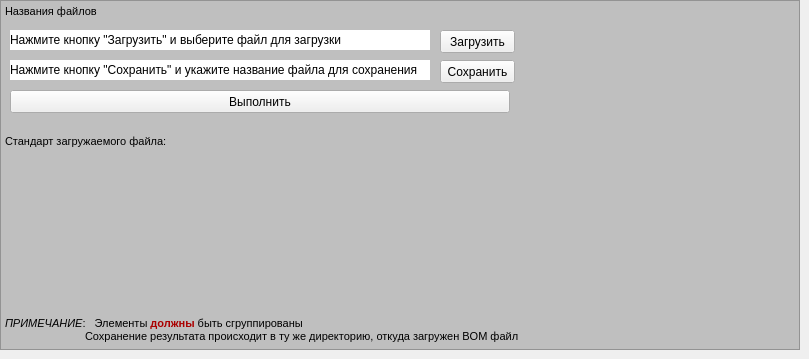
    <widget class="QWidget" name="spec">
     <attribute name="title">
      <string>Спецификация ГОСТ</string>
     </attribute>
     <widget class="QPushButton" name="btn_upload_spec">
      <property name="geometry">
       <rect>
        <x>440</x>
        <y>30</y>
        <width>75</width>
        <height>23</height>
       </rect>
      </property>
      <property name="text">
       <string>Загрузить</string>
      </property>
     </widget>
     <widget class="QPushButton" name="btn_result_spec">
      <property name="geometry">
       <rect>
        <x>10</x>
        <y>90</y>
        <width>500</width>
        <height>23</height>
       </rect>
      </property>
      <property name="text">
       <string>Выполнить</string>
      </property>
     </widget>
     <widget class="QLabel" name="opened_file_name_spec">
      <property name="geometry">
       <rect>
        <x>10</x>
        <y>30</y>
        <width>420</width>
        <height>20</height>
       </rect>
      </property>
      <property name="styleSheet">
       <string notr="true">background-color: rgb(255, 255, 255);</string>
      </property>
      <property name="text">
       <string>Нажмите кнопку &quot;Загрузить&quot; и выберите файл для загрузки</string>
      </property>
     </widget>
     <widget class="QLabel" name="label_excel_spec">
      <property name="geometry">
       <rect>
        <x>0</x>
        <y>150</y>
        <width>800</width>
        <height>150</height>
       </rect>
      </property>
      <property name="text">
       <string/>
      </property>
      <property name="pixmap">
       <pixmap>screen_02.JPG</pixmap>
      </property>
      <property name="scaledContents">
       <bool>true</bool>
      </property>
     </widget>
     <widget class="QPushButton" name="btn_save_spec">
      <property name="geometry">
       <rect>
        <x>440</x>
        <y>60</y>
        <width>75</width>
        <height>23</height>
       </rect>
      </property>
      <property name="text">
       <string>Сохранить</string>
      </property>
     </widget>
     <widget class="QLabel" name="saved_file_name_spec">
      <property name="geometry">
       <rect>
        <x>10</x>
        <y>60</y>
        <width>420</width>
        <height>20</height>
       </rect>
      </property>
      <property name="styleSheet">
       <string notr="true">background-color: rgb(255, 255, 255);</string>
      </property>
      <property name="text">
       <string>Нажмите кнопку &quot;Сохранить&quot; и укажите название файла для сохранения</string>
      </property>
     </widget>
     <widget class="QLabel" name="label_igf_spec">
      <property name="geometry">
       <rect>
        <x>530</x>
        <y>0</y>
        <width>260</width>
        <height>130</height>
       </rect>
      </property>
      <property name="text">
       <string/>
      </property>
      <property name="pixmap">
       <pixmap>igf_grey.jpg</pixmap>
      </property>
      <property name="scaledContents">
       <bool>true</bool>
      </property>
     </widget>
     <widget class="QTextBrowser" name="text_browser_spec">
      <property name="geometry">
       <rect>
        <x>0</x>
        <y>0</y>
        <width>800</width>
        <height>350</height>
       </rect>
      </property>
      <property name="styleSheet">
       <string notr="true">background-color: rgb(191, 191, 191);</string>
      </property>
      <property name="html">
       <string>&lt;!DOCTYPE HTML PUBLIC &quot;-//W3C//DTD HTML 4.0//EN&quot; &quot;http://www.w3.org/TR/REC-html40/strict.dtd&quot;&gt;
&lt;html&gt;&lt;head&gt;&lt;meta name=&quot;qrichtext&quot; content=&quot;1&quot; /&gt;&lt;style type=&quot;text/css&quot;&gt;
p, li { white-space: pre-wrap; }
&lt;/style&gt;&lt;/head&gt;&lt;body style=&quot; font-family:'MS Shell Dlg 2'; font-size:8.25pt; font-weight:400; font-style:normal;&quot;&gt;
&lt;p style=&quot; margin-top:0px; margin-bottom:0px; margin-left:0px; margin-right:0px; -qt-block-indent:0; text-indent:0px;&quot;&gt;Названия файлов&lt;/p&gt;
&lt;p style=&quot;-qt-paragraph-type:empty; margin-top:0px; margin-bottom:0px; margin-left:0px; margin-right:0px; -qt-block-indent:0; text-indent:0px;&quot;&gt;&lt;br /&gt;&lt;/p&gt;
&lt;p style=&quot;-qt-paragraph-type:empty; margin-top:0px; margin-bottom:0px; margin-left:0px; margin-right:0px; -qt-block-indent:0; text-indent:0px;&quot;&gt;&lt;br /&gt;&lt;/p&gt;
&lt;p style=&quot;-qt-paragraph-type:empty; margin-top:0px; margin-bottom:0px; margin-left:0px; margin-right:0px; -qt-block-indent:0; text-indent:0px;&quot;&gt;&lt;br /&gt;&lt;/p&gt;
&lt;p style=&quot;-qt-paragraph-type:empty; margin-top:0px; margin-bottom:0px; margin-left:0px; margin-right:0px; -qt-block-indent:0; text-indent:0px;&quot;&gt;&lt;br /&gt;&lt;/p&gt;
&lt;p style=&quot;-qt-paragraph-type:empty; margin-top:0px; margin-bottom:0px; margin-left:0px; margin-right:0px; -qt-block-indent:0; text-indent:0px;&quot;&gt;&lt;br /&gt;&lt;/p&gt;
&lt;p style=&quot;-qt-paragraph-type:empty; margin-top:0px; margin-bottom:0px; margin-left:0px; margin-right:0px; -qt-block-indent:0; text-indent:0px;&quot;&gt;&lt;br /&gt;&lt;/p&gt;
&lt;p style=&quot;-qt-paragraph-type:empty; margin-top:0px; margin-bottom:0px; margin-left:0px; margin-right:0px; -qt-block-indent:0; text-indent:0px;&quot;&gt;&lt;br /&gt;&lt;/p&gt;
&lt;p style=&quot;-qt-paragraph-type:empty; margin-top:0px; margin-bottom:0px; margin-left:0px; margin-right:0px; -qt-block-indent:0; text-indent:0px;&quot;&gt;&lt;br /&gt;&lt;/p&gt;
&lt;p style=&quot;-qt-paragraph-type:empty; margin-top:0px; margin-bottom:0px; margin-left:0px; margin-right:0px; -qt-block-indent:0; text-indent:0px;&quot;&gt;&lt;br /&gt;&lt;/p&gt;
&lt;p style=&quot; margin-top:0px; margin-bottom:0px; margin-left:0px; margin-right:0px; -qt-block-indent:0; text-indent:0px;&quot;&gt;Стандарт загружаемого файла:&lt;/p&gt;
&lt;p style=&quot;-qt-paragraph-type:empty; margin-top:0px; margin-bottom:0px; margin-left:0px; margin-right:0px; -qt-block-indent:0; text-indent:0px;&quot;&gt;&lt;br /&gt;&lt;/p&gt;
&lt;p style=&quot;-qt-paragraph-type:empty; margin-top:0px; margin-bottom:0px; margin-left:0px; margin-right:0px; -qt-block-indent:0; text-indent:0px;&quot;&gt;&lt;br /&gt;&lt;/p&gt;
&lt;p style=&quot;-qt-paragraph-type:empty; margin-top:0px; margin-bottom:0px; margin-left:0px; margin-right:0px; -qt-block-indent:0; text-indent:0px;&quot;&gt;&lt;br /&gt;&lt;/p&gt;
&lt;p style=&quot;-qt-paragraph-type:empty; margin-top:0px; margin-bottom:0px; margin-left:0px; margin-right:0px; -qt-block-indent:0; text-indent:0px;&quot;&gt;&lt;br /&gt;&lt;/p&gt;
&lt;p style=&quot;-qt-paragraph-type:empty; margin-top:0px; margin-bottom:0px; margin-left:0px; margin-right:0px; -qt-block-indent:0; text-indent:0px;&quot;&gt;&lt;br /&gt;&lt;/p&gt;
&lt;p style=&quot;-qt-paragraph-type:empty; margin-top:0px; margin-bottom:0px; margin-left:0px; margin-right:0px; -qt-block-indent:0; text-indent:0px;&quot;&gt;&lt;br /&gt;&lt;/p&gt;
&lt;p style=&quot;-qt-paragraph-type:empty; margin-top:0px; margin-bottom:0px; margin-left:0px; margin-right:0px; -qt-block-indent:0; text-indent:0px;&quot;&gt;&lt;br /&gt;&lt;/p&gt;
&lt;p style=&quot;-qt-paragraph-type:empty; margin-top:0px; margin-bottom:0px; margin-left:0px; margin-right:0px; -qt-block-indent:0; text-indent:0px;&quot;&gt;&lt;br /&gt;&lt;/p&gt;
&lt;p style=&quot;-qt-paragraph-type:empty; margin-top:0px; margin-bottom:0px; margin-left:0px; margin-right:0px; -qt-block-indent:0; text-indent:0px;&quot;&gt;&lt;br /&gt;&lt;/p&gt;
&lt;p style=&quot;-qt-paragraph-type:empty; margin-top:0px; margin-bottom:0px; margin-left:0px; margin-right:0px; -qt-block-indent:0; text-indent:0px;&quot;&gt;&lt;br /&gt;&lt;/p&gt;
&lt;p style=&quot;-qt-paragraph-type:empty; margin-top:0px; margin-bottom:0px; margin-left:0px; margin-right:0px; -qt-block-indent:0; text-indent:0px;&quot;&gt;&lt;br /&gt;&lt;/p&gt;
&lt;p style=&quot;-qt-paragraph-type:empty; margin-top:0px; margin-bottom:0px; margin-left:0px; margin-right:0px; -qt-block-indent:0; text-indent:0px;&quot;&gt;&lt;br /&gt;&lt;/p&gt;
&lt;p style=&quot;-qt-paragraph-type:empty; margin-top:0px; margin-bottom:0px; margin-left:0px; margin-right:0px; -qt-block-indent:0; text-indent:0px;&quot;&gt;&lt;br /&gt;&lt;/p&gt;
&lt;p style=&quot; margin-top:0px; margin-bottom:0px; margin-left:0px; margin-right:0px; -qt-block-indent:0; text-indent:0px;&quot;&gt;&lt;span style=&quot; font-style:italic;&quot;&gt;ПРИМЕЧАНИЕ&lt;/span&gt;:   Элементы &lt;span style=&quot; font-weight:600; color:#aa0000;&quot;&gt;должны&lt;/span&gt; быть сгруппированы&lt;/p&gt;
&lt;p style=&quot; margin-top:0px; margin-bottom:0px; margin-left:0px; margin-right:0px; -qt-block-indent:0; text-indent:0px;&quot;&gt;	Сохранение результата происходит в ту же директорию, откуда загружен BOM файл&lt;/p&gt;&lt;/body&gt;&lt;/html&gt;</string>
      </property>
     </widget>
     <zorder>text_browser_spec</zorder>
     <zorder>btn_upload_spec</zorder>
     <zorder>btn_result_spec</zorder>
     <zorder>opened_file_name_spec</zorder>
     <zorder>label_excel_spec</zorder>
     <zorder>btn_save_spec</zorder>
     <zorder>saved_file_name_spec</zorder>
     <zorder>label_igf_spec</zorder>
    </widget>
